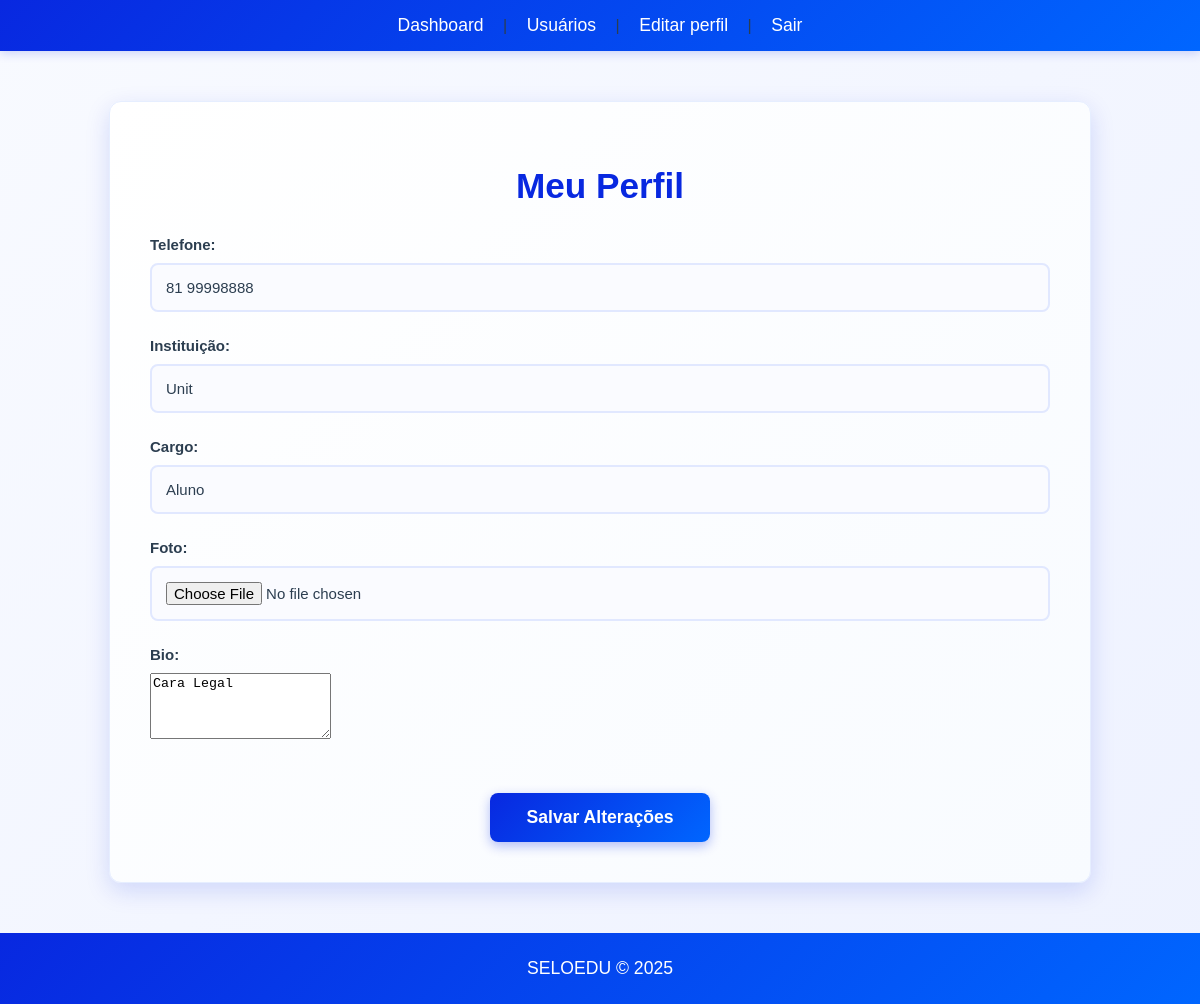
The app's page /users/profile (signed in) with its own data.
### models/profile.py (models this page shows)
class Profile(db.Model):
    __tablename__ = 'profiles'
    id = db.Column(db.Integer, primary_key=True)
    user_id = db.Column(db.Integer, db.ForeignKey('users.id'), nullable=False)
    telefone = db.Column(db.String(20))
    instituicao = db.Column(db.String(100))
    cargo = db.Column(db.String(100))
    foto = db.Column(db.String(255))
    bio = db.Column(db.Text)
    user = db.relationship('User', back_populates='profile')

### views/profile.py (the view, shortened to what this page needs)
@login_required
def profile():
    profile = Profile.query.filter_by(user_id=current_user.id).first()
    return render_template('users/profile.html', profile=profile)

### models/users.py (called while the page is built)
@login_manager.user_loader
def load_user(user_id):
	try:
		return User.query.get(int(user_id))
	except Exception:
		return None

### templates/users/profile.html (shortened to what this page needs)
{% extends 'base.html' %}
{% block content %}
<div class="users-container">
    <h1 class="users-header">Meu Perfil</h1>
    <form method="post" enctype="multipart/form-data">
        <div class="input-group">
            <label for="telefone">Telefone:</label>
            <input type="text" id="telefone" name="telefone" value="{{ profile.telefone if profile else '' }}">
        </div>
        <div class="input-group">
            <label for="instituicao">Instituição:</label>
            <input type="text" id="instituicao" name="instituicao" value="{{ profile.instituicao if profile else '' }}">
        </div>
        <div class="input-group">
            <label for="cargo">Cargo:</label>
            <input type="text" id="cargo" name="cargo" value="{{ profile.cargo if profile else '' }}">
        </div>
        <div class="input-group">
            <label for="foto">Foto:</label>
            <input type="file" id="foto" name="foto">
        </div>
        <div class="input-group">
            <label for="bio">Bio:</label>
            <textarea id="bio" name="bio" rows="4">{{ profile.bio if profile else '' }}</textarea>
        </div>
        <div class="form-actions">
            <button type="submit" class="button-home">Salvar Alterações</button>
        </div>
    </form>
</div>
{% endblock %}

### Static/custom.css (style rules this page uses)
body { font-family: 'Arial', sans-serif; background: linear-gradient(135deg, #f8faff 0%, #eef2ff 100%); margin: 0; padding: 0; color: #2c3e50; display: flex; flex-direction: column; min-height: 100vh; }
.button-home, .button-login { padding: 14px 28px; background: linear-gradient(135deg, #0828e0 0%, #0066ff 100%); border: none; color: white; font-size: 1.1em; border-radius: 8px; cursor: pointer; transition: all 0.3s ease; width: 220px; margin-top: 25px; font-weight: 600; box-shadow: 0 4px 12px rgba(8, 40, 224, 0.3); }
.input-group { margin-bottom: 25px; text-align: left; width: 100%; }
.input-group label { display: block; margin-bottom: 10px; font-size: 15px; color: #2c3e50; font-weight: 600; }
.input-group input { width: 100%; padding: 14px; font-size: 15px; border: 2px solid #e1e8ff; border-radius: 8px; background-color: #fafbff; color: #2c3e50; box-sizing: border-box; transition: all 0.3s ease; }
.users-container { background: linear-gradient(135deg, #ffffff 0%, #f8fbff 100%); padding: 40px; border-radius: 12px; box-shadow: 0 8px 25px rgba(8, 40, 224, 0.15); width: 100%; max-width: 900px; margin: 30px auto; border: 1px solid #e6eeff; }
.users-container h1 { text-align: center; color: #0828e0; margin-bottom: 30px; font-size: 2.2em; font-weight: 700; }
.button-home, .btn-small, .no-underline { text-decoration: none; }
.users-header { text-align: center; color: #0828e0; margin-bottom: 16px; font-weight: 700; }
.form-actions { display: flex; gap: 10px; justify-content: center; margin-top: 16px; }

### records on screen
Profile: telefone "81 99998888", instituicao "Unit", cargo "Aluno", bio "Cara Legal"
